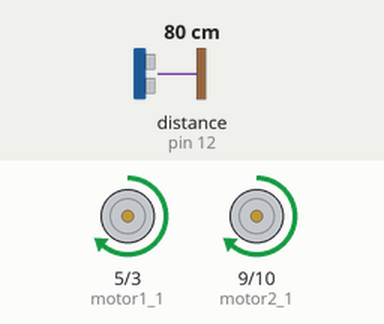
The sketch below on a simulated Arduino Uno, built with avr-gcc and run on an emulated ATmega328P. Shown: motor-driver pin pairs drawn as motors (green arrow = first pin HIGH = forward, orange = second pin HIGH = backward, longer = more drive). Wiring (inferred from the names in the program): ultrasonic range finder: trigger pin 13; echo pin 12. The inputs (shaded band) are chosen by the test bench; at power-on: distance to the obstacle (sensor on pin 12) 80 cm. The echo pulse lasts 58.3 µs per cm; what the sketch prints to the serial monitor is not drawn.

Above: at 1.2 s.
1.3 s: distance to the obstacle (sensor on pin 12) set to 2 cm
At 1.6 s:
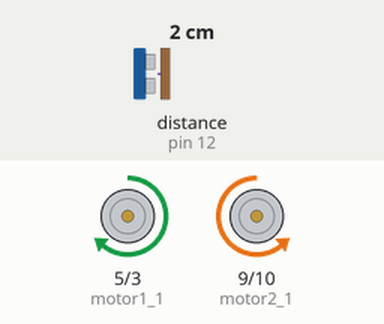
Timing chart, 0 to 4.3 s (numbered marks = the images above; inputs shaded):
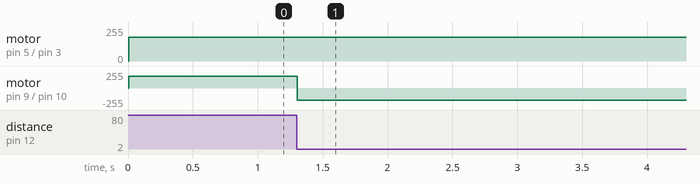

The sketch:

SumoFrameWork.ino
```cpp
// sumoFramework

int led = 13;

// sonar
int sonarTrig = 13;
int sonarEcho = 12;

// right motor
int motor1_1 = 5;
int motor1_2 = 3;

// left motor
int motor2_1 = 9;
int motor2_2 = 10;

// the setup routine runs once when you press reset:
void setup() {
  pinMode(led, OUTPUT);

  pinMode(sonarTrig, OUTPUT);
  pinMode(sonarEcho, INPUT);

  pinMode(motor1_1, OUTPUT);
  pinMode(motor1_2, OUTPUT);
  pinMode(motor2_1, OUTPUT);
  pinMode(motor2_2, OUTPUT);

  //analogWrite( motor1_1, 100 );
  //analogWrite( motor2_1, 100 );

  Serial.begin(9600);
 // delay(5000);
  Serial.println( "Hello World" );
}

long ping()
{
  long duration, distance;
  digitalWrite(sonarTrig, LOW);  // Added this line
  delayMicroseconds(2); // Added this line
  digitalWrite(sonarTrig, HIGH);
  delayMicroseconds(10); // Added this line
  digitalWrite(sonarTrig, LOW);
  duration = pulseIn(sonarEcho, HIGH);
  distance = (duration/2) / 29.1;

  return distance;
}

void forward( int spd )
{
  analogWrite( motor1_1, spd);
  analogWrite( motor1_2, 0 );
  analogWrite( motor2_1, spd);
  analogWrite( motor2_2, 0 );
}

void brake()
{
  analogWrite( motor1_1, 255);
  analogWrite( motor1_2, 255);
  analogWrite( motor2_1, 255);
  analogWrite( motor2_2, 255);
}

void turnleft(int spd)
{
  analogWrite( motor1_1, spd);
  analogWrite( motor1_2, 0 );
  analogWrite( motor2_1, 0);
  analogWrite( motor2_2, spd );
}

long dist = 0;

void loop()
{
  long distance = ping();

  if ( distance < 200 )
       dist = distance;

  if (dist >= 50)
  {
    forward(180);
  }

  if (dist < 50)
  {
    turnleft(180);
  }

}
```

Measured:
- after the input at 1.3 s, motor on pin 9 (motor2_1) / pin 10 (motor2_2): forward 180/255 → backward 180/255 at once
